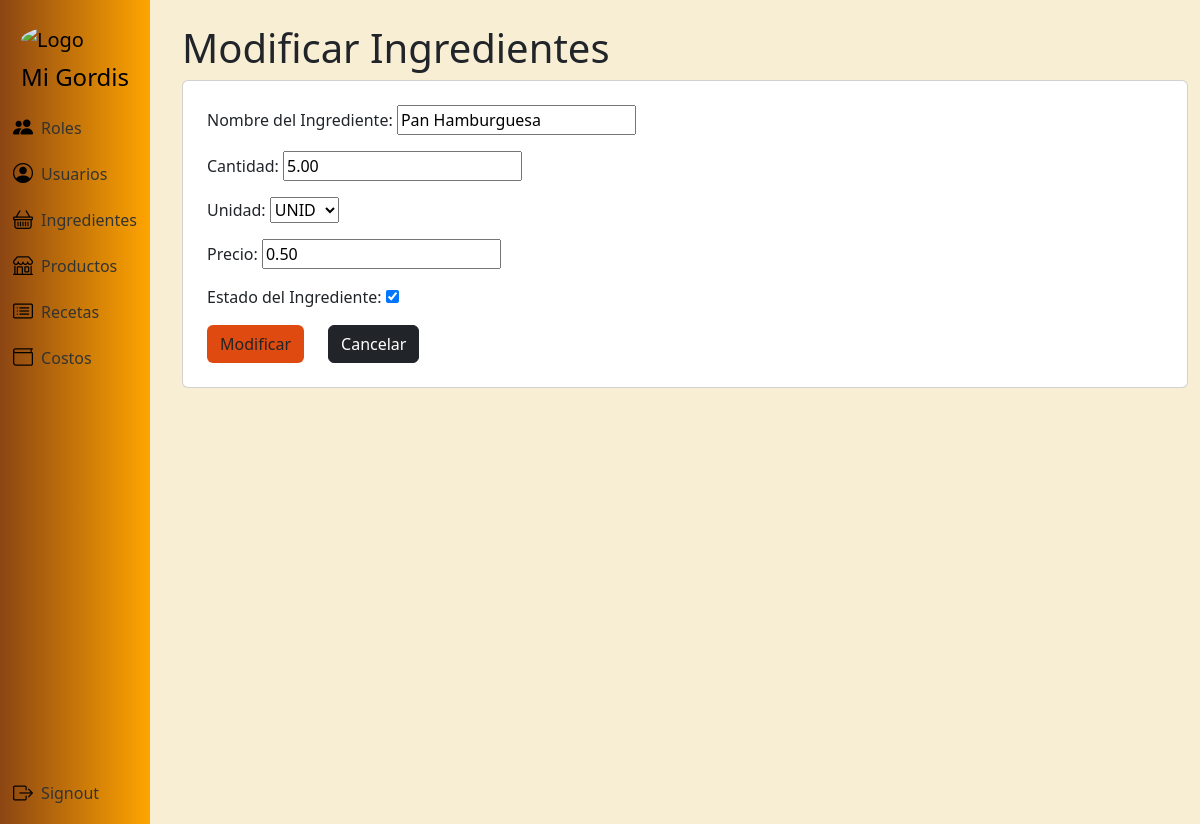
/ingredientes/modificar/1 (signed in), run on the app's committed database.
### app/models.py (models this page shows, shortened)
class Ingrediente(models.Model):
    id_ingrediente = models.AutoField(primary_key=True)
    nombre_ingrediente = models.CharField(max_length=100)
    cantidad = models.DecimalField(max_digits=10, decimal_places=2)
    unidad = models.CharField(max_length=10)
    precio_ingrediente = models.DecimalField(max_digits=10, decimal_places=2)
    estado_ingrediente = models.BooleanField(default=True)

### app/views.py (the view)
# urls.py: path("ingredientes/modificar/<int:ingrediente_id>", views.ingrediente_modificar, name="ingrediente_modificar"),
@login_required
@admin_required
def ingrediente_modificar(request, ingrediente_id):
    ingrediente = get_object_or_404(Ingrediente, id_ingrediente=ingrediente_id)
    if request.method == "POST":
        form = IngredienteForm(request.POST, instance=ingrediente)
        if form.is_valid():
            form.save()
            return redirect("ingredientes")
    else:
        form = IngredienteForm(instance=ingrediente)
    contexto = {"form": form}
    return render(request, "ingrediente/ingrediente_modificar.html", contexto)

### app/forms.py
class IngredienteForm(forms.ModelForm):
    class Meta:
        model = Ingrediente
        exclude = ["id_ingrediente"]
    nombre_ingrediente = forms.CharField(
        label="Nombre del Ingrediente", widget=forms.TextInput(attrs={"class": "input"})
    )
    cantidad = forms.DecimalField(
        label="Cantidad", widget=forms.NumberInput(attrs={"class": "input"})
    )
    unidad = forms.ModelChoiceField(
        label="Unidad",
        queryset=UnidadesMedida.objects.all(),
        widget=forms.Select(attrs={"class": "input"}),
        to_field_name="nombre"
    )
    estado_ingrediente = forms.BooleanField(
        label="Estado del Ingrediente",
        required=False,
        widget=forms.CheckboxInput(attrs={"class": "checkbox"}),
    )
    precio_ingrediente = forms.DecimalField(
        label="Precio", widget=forms.NumberInput(attrs={"class": "input"})
    )
    def __init__(self, *args, **kwargs):
        super(IngredienteForm, self).__init__(*args, **kwargs)

### app/models.py (called while the page is built)
    @property
    def is_rol_admin(self):
        return self.rol.is_admin if self.rol else False

    def __str__(self):
        return self.nombre

### app/templates/ingrediente/ingrediente_modificar.html (shortened to what this page needs)
{% extends 'layouts/base.html' %}
{% block content %}
<h1>Modificar Ingredientes</h1>
<div class="card p-4">
    <form method="POST">
        <div class="mb-3">
        {{ form.as_p }}
        </div>
        <div class="d-flex gap-4">
        <button type="submit" class="btn btn-color">Modificar</button>
        <a href="{% url 'ingredientes' %}" class="btn btn-dark">Cancelar</a>
        </div>
    </form>
</div>
{% endblock %}

### app/static/css/styles.css (style rules this page uses)
.btn-color { background-color: #df4a10; color: #242424; }

### app/templates/layouts/base.html (style rules this page uses)
html, body { height: 100%; margin: 0; padding: 0; }
body { background-color: #f8eed4; background-size: cover; background-repeat: no-repeat; background-position: center; background-attachment: fixed; padding-left: 170px; }

### data on the page
Ingrediente: nombre_ingrediente "Pan Hamburguesa", cantidad "5.00", unidad "UNID", precio_ingrediente "0.50", estado_ingrediente "☑"
